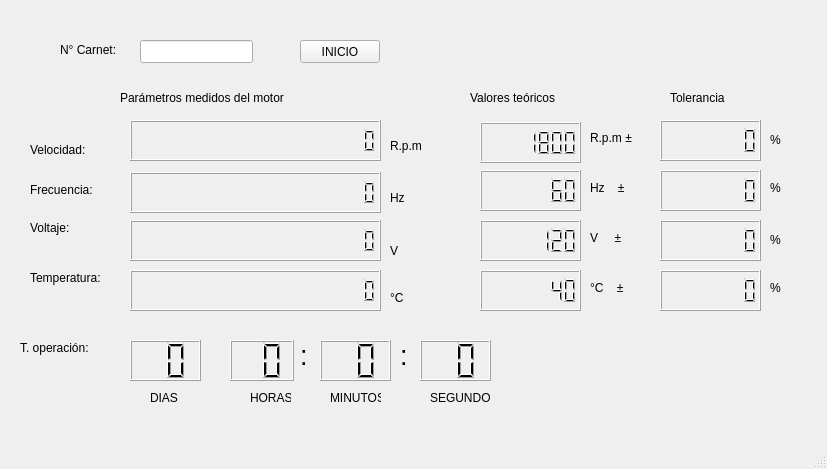
<?xml version="1.0" encoding="UTF-8"?>
<ui version="4.0">
 <class>proyecto_1</class>
 <widget class="QMainWindow" name="proyecto_1">
  <property name="geometry">
   <rect>
    <x>0</x>
    <y>0</y>
    <width>827</width>
    <height>469</height>
   </rect>
  </property>
  <property name="windowTitle">
   <string>proyecto_1</string>
  </property>
  <property name="iconSize">
   <size>
    <width>30</width>
    <height>30</height>
   </size>
  </property>
  <widget class="QWidget" name="centralwidget">
   <widget class="QPushButton" name="inicioBoton">
    <property name="geometry">
     <rect>
      <x>300</x>
      <y>40</y>
      <width>80</width>
      <height>23</height>
     </rect>
    </property>
    <property name="text">
     <string>INICIO</string>
    </property>
   </widget>
   <widget class="QLineEdit" name="carnetLine">
    <property name="geometry">
     <rect>
      <x>140</x>
      <y>40</y>
      <width>113</width>
      <height>23</height>
     </rect>
    </property>
   </widget>
   <widget class="QLabel" name="labelCarnet">
    <property name="geometry">
     <rect>
      <x>60</x>
      <y>40</y>
      <width>71</width>
      <height>20</height>
     </rect>
    </property>
    <property name="text">
     <string>N° Carnet:</string>
    </property>
   </widget>
   <widget class="QLCDNumber" name="velLCD">
    <property name="geometry">
     <rect>
      <x>130</x>
      <y>120</y>
      <width>251</width>
      <height>41</height>
     </rect>
    </property>
    <property name="digitCount">
     <number>20</number>
    </property>
   </widget>
   <widget class="QLabel" name="labelParametros">
    <property name="geometry">
     <rect>
      <x>120</x>
      <y>90</y>
      <width>201</width>
      <height>16</height>
     </rect>
    </property>
    <property name="text">
     <string>Parámetros medidos del motor</string>
    </property>
   </widget>
   <widget class="QLabel" name="labelVel">
    <property name="geometry">
     <rect>
      <x>30</x>
      <y>140</y>
      <width>71</width>
      <height>20</height>
     </rect>
    </property>
    <property name="text">
     <string>Velocidad:</string>
    </property>
   </widget>
   <widget class="QLCDNumber" name="frecLCD">
    <property name="geometry">
     <rect>
      <x>130</x>
      <y>172</y>
      <width>251</width>
      <height>41</height>
     </rect>
    </property>
    <property name="digitCount">
     <number>20</number>
    </property>
   </widget>
   <widget class="QLabel" name="labelFrec">
    <property name="geometry">
     <rect>
      <x>30</x>
      <y>180</y>
      <width>81</width>
      <height>20</height>
     </rect>
    </property>
    <property name="text">
     <string>Frecuencia:</string>
    </property>
   </widget>
   <widget class="QLCDNumber" name="volLCD">
    <property name="geometry">
     <rect>
      <x>130</x>
      <y>220</y>
      <width>251</width>
      <height>41</height>
     </rect>
    </property>
    <property name="digitCount">
     <number>20</number>
    </property>
   </widget>
   <widget class="QLabel" name="labelVol">
    <property name="geometry">
     <rect>
      <x>30</x>
      <y>220</y>
      <width>65</width>
      <height>15</height>
     </rect>
    </property>
    <property name="text">
     <string>Voltaje:</string>
    </property>
   </widget>
   <widget class="QLCDNumber" name="tempLCD">
    <property name="geometry">
     <rect>
      <x>130</x>
      <y>270</y>
      <width>251</width>
      <height>41</height>
     </rect>
    </property>
    <property name="digitCount">
     <number>20</number>
    </property>
   </widget>
   <widget class="QLabel" name="labelTemp">
    <property name="geometry">
     <rect>
      <x>30</x>
      <y>270</y>
      <width>91</width>
      <height>16</height>
     </rect>
    </property>
    <property name="text">
     <string>Temperatura:</string>
    </property>
   </widget>
   <widget class="QLabel" name="labelRpm">
    <property name="geometry">
     <rect>
      <x>390</x>
      <y>130</y>
      <width>51</width>
      <height>31</height>
     </rect>
    </property>
    <property name="text">
     <string>R.p.m </string>
    </property>
   </widget>
   <widget class="QLabel" name="labelHz">
    <property name="geometry">
     <rect>
      <x>390</x>
      <y>190</y>
      <width>51</width>
      <height>16</height>
     </rect>
    </property>
    <property name="text">
     <string>Hz    </string>
    </property>
   </widget>
   <widget class="QLabel" name="labelV">
    <property name="geometry">
     <rect>
      <x>390</x>
      <y>240</y>
      <width>61</width>
      <height>21</height>
     </rect>
    </property>
    <property name="text">
     <string>V     </string>
    </property>
   </widget>
   <widget class="QLabel" name="labelC">
    <property name="geometry">
     <rect>
      <x>390</x>
      <y>290</y>
      <width>51</width>
      <height>16</height>
     </rect>
    </property>
    <property name="text">
     <string>°C    </string>
    </property>
   </widget>
   <widget class="QLCDNumber" name="segLCD">
    <property name="geometry">
     <rect>
      <x>420</x>
      <y>340</y>
      <width>71</width>
      <height>41</height>
     </rect>
    </property>
    <property name="digitCount">
     <number>2</number>
    </property>
   </widget>
   <widget class="QLabel" name="labelTime">
    <property name="geometry">
     <rect>
      <x>20</x>
      <y>340</y>
      <width>101</width>
      <height>16</height>
     </rect>
    </property>
    <property name="text">
     <string>T. operación:</string>
    </property>
   </widget>
   <widget class="QLCDNumber" name="tolVel">
    <property name="geometry">
     <rect>
      <x>660</x>
      <y>120</y>
      <width>101</width>
      <height>41</height>
     </rect>
    </property>
    <property name="digitCount">
     <number>7</number>
    </property>
   </widget>
   <widget class="QLCDNumber" name="tolFrec">
    <property name="geometry">
     <rect>
      <x>660</x>
      <y>170</y>
      <width>101</width>
      <height>41</height>
     </rect>
    </property>
    <property name="digitCount">
     <number>7</number>
    </property>
   </widget>
   <widget class="QLCDNumber" name="tolVol">
    <property name="geometry">
     <rect>
      <x>660</x>
      <y>220</y>
      <width>101</width>
      <height>41</height>
     </rect>
    </property>
    <property name="digitCount">
     <number>7</number>
    </property>
   </widget>
   <widget class="QLCDNumber" name="tolTemp">
    <property name="geometry">
     <rect>
      <x>660</x>
      <y>270</y>
      <width>101</width>
      <height>41</height>
     </rect>
    </property>
    <property name="digitCount">
     <number>7</number>
    </property>
   </widget>
   <widget class="QLCDNumber" name="tVel">
    <property name="geometry">
     <rect>
      <x>480</x>
      <y>122</y>
      <width>101</width>
      <height>41</height>
     </rect>
    </property>
    <property name="digitCount">
     <number>7</number>
    </property>
    <property name="value" stdset="0">
     <double>1800.000000000000000</double>
    </property>
   </widget>
   <widget class="QLabel" name="labelTeoricos">
    <property name="geometry">
     <rect>
      <x>470</x>
      <y>90</y>
      <width>121</width>
      <height>16</height>
     </rect>
    </property>
    <property name="text">
     <string>Valores teóricos</string>
    </property>
   </widget>
   <widget class="QLabel" name="labeTol">
    <property name="geometry">
     <rect>
      <x>670</x>
      <y>90</y>
      <width>81</width>
      <height>16</height>
     </rect>
    </property>
    <property name="text">
     <string>Tolerancia</string>
    </property>
   </widget>
   <widget class="QLCDNumber" name="tfrec">
    <property name="geometry">
     <rect>
      <x>480</x>
      <y>170</y>
      <width>101</width>
      <height>41</height>
     </rect>
    </property>
    <property name="digitCount">
     <number>7</number>
    </property>
    <property name="value" stdset="0">
     <double>60.000000000000000</double>
    </property>
   </widget>
   <widget class="QLCDNumber" name="tvol">
    <property name="geometry">
     <rect>
      <x>480</x>
      <y>220</y>
      <width>101</width>
      <height>41</height>
     </rect>
    </property>
    <property name="digitCount">
     <number>7</number>
    </property>
    <property name="value" stdset="0">
     <double>120.000000000000000</double>
    </property>
   </widget>
   <widget class="QLCDNumber" name="ttemp">
    <property name="geometry">
     <rect>
      <x>480</x>
      <y>270</y>
      <width>101</width>
      <height>41</height>
     </rect>
    </property>
    <property name="digitCount">
     <number>7</number>
    </property>
    <property name="value" stdset="0">
     <double>40.000000000000000</double>
    </property>
   </widget>
   <widget class="QLabel" name="labelRpm1">
    <property name="geometry">
     <rect>
      <x>590</x>
      <y>130</y>
      <width>61</width>
      <height>16</height>
     </rect>
    </property>
    <property name="text">
     <string>R.p.m ±</string>
    </property>
   </widget>
   <widget class="QLabel" name="labelHz1">
    <property name="geometry">
     <rect>
      <x>590</x>
      <y>180</y>
      <width>65</width>
      <height>15</height>
     </rect>
    </property>
    <property name="text">
     <string>Hz    ±</string>
    </property>
   </widget>
   <widget class="QLabel" name="labelV1">
    <property name="geometry">
     <rect>
      <x>590</x>
      <y>230</y>
      <width>65</width>
      <height>15</height>
     </rect>
    </property>
    <property name="text">
     <string>V     ±</string>
    </property>
   </widget>
   <widget class="QLabel" name="labelC1">
    <property name="geometry">
     <rect>
      <x>590</x>
      <y>280</y>
      <width>65</width>
      <height>15</height>
     </rect>
    </property>
    <property name="text">
     <string>°C    ±</string>
    </property>
   </widget>
   <widget class="QLabel" name="labelpor1">
    <property name="geometry">
     <rect>
      <x>770</x>
      <y>130</y>
      <width>41</width>
      <height>20</height>
     </rect>
    </property>
    <property name="text">
     <string>%</string>
    </property>
   </widget>
   <widget class="QLabel" name="labelpor2">
    <property name="geometry">
     <rect>
      <x>770</x>
      <y>180</y>
      <width>65</width>
      <height>15</height>
     </rect>
    </property>
    <property name="text">
     <string>%</string>
    </property>
   </widget>
   <widget class="QLabel" name="labelpor3">
    <property name="geometry">
     <rect>
      <x>770</x>
      <y>230</y>
      <width>41</width>
      <height>20</height>
     </rect>
    </property>
    <property name="text">
     <string>%</string>
    </property>
   </widget>
   <widget class="QLabel" name="labelpor4">
    <property name="geometry">
     <rect>
      <x>770</x>
      <y>280</y>
      <width>65</width>
      <height>15</height>
     </rect>
    </property>
    <property name="text">
     <string>%</string>
    </property>
   </widget>
   <widget class="QLCDNumber" name="minLCD">
    <property name="geometry">
     <rect>
      <x>320</x>
      <y>340</y>
      <width>71</width>
      <height>41</height>
     </rect>
    </property>
    <property name="digitCount">
     <number>2</number>
    </property>
   </widget>
   <widget class="QLCDNumber" name="horasLCD">
    <property name="geometry">
     <rect>
      <x>230</x>
      <y>340</y>
      <width>64</width>
      <height>41</height>
     </rect>
    </property>
    <property name="digitCount">
     <number>2</number>
    </property>
   </widget>
   <widget class="QLCDNumber" name="diasLCD">
    <property name="geometry">
     <rect>
      <x>130</x>
      <y>340</y>
      <width>71</width>
      <height>41</height>
     </rect>
    </property>
    <property name="digitCount">
     <number>2</number>
    </property>
   </widget>
   <widget class="QLabel" name="labelPuntos1">
    <property name="geometry">
     <rect>
      <x>300</x>
      <y>340</y>
      <width>16</width>
      <height>31</height>
     </rect>
    </property>
    <property name="lineWidth">
     <number>1</number>
    </property>
    <property name="text">
     <string>&lt;html&gt;&lt;head/&gt;&lt;body&gt;&lt;p&gt;&lt;span style=&quot; font-size:20pt;&quot;&gt;:&lt;/span&gt;&lt;/p&gt;&lt;/body&gt;&lt;/html&gt;</string>
    </property>
   </widget>
   <widget class="QLabel" name="labelPuntos2">
    <property name="geometry">
     <rect>
      <x>400</x>
      <y>340</y>
      <width>16</width>
      <height>31</height>
     </rect>
    </property>
    <property name="lineWidth">
     <number>1</number>
    </property>
    <property name="text">
     <string>&lt;html&gt;&lt;head/&gt;&lt;body&gt;&lt;p&gt;&lt;span style=&quot; font-size:20pt;&quot;&gt;:&lt;/span&gt;&lt;/p&gt;&lt;/body&gt;&lt;/html&gt;</string>
    </property>
   </widget>
   <widget class="QLabel" name="label_dia">
    <property name="geometry">
     <rect>
      <x>150</x>
      <y>390</y>
      <width>31</width>
      <height>16</height>
     </rect>
    </property>
    <property name="text">
     <string>DIAS</string>
    </property>
   </widget>
   <widget class="QLabel" name="labelHora">
    <property name="geometry">
     <rect>
      <x>250</x>
      <y>390</y>
      <width>41</width>
      <height>16</height>
     </rect>
    </property>
    <property name="text">
     <string>HORAS</string>
    </property>
   </widget>
   <widget class="QLabel" name="labelMinuto">
    <property name="geometry">
     <rect>
      <x>330</x>
      <y>390</y>
      <width>51</width>
      <height>16</height>
     </rect>
    </property>
    <property name="text">
     <string>MINUTOS</string>
    </property>
   </widget>
   <widget class="QLabel" name="labelSeg">
    <property name="geometry">
     <rect>
      <x>430</x>
      <y>390</y>
      <width>61</width>
      <height>16</height>
     </rect>
    </property>
    <property name="text">
     <string>SEGUNDOS</string>
    </property>
   </widget>
  </widget>
  <widget class="QMenuBar" name="menubar">
   <property name="geometry">
    <rect>
     <x>0</x>
     <y>0</y>
     <width>827</width>
     <height>20</height>
    </rect>
   </property>
  </widget>
  <widget class="QStatusBar" name="statusbar"/>
 </widget>
 <resources/>
 <connections/>
</ui>
